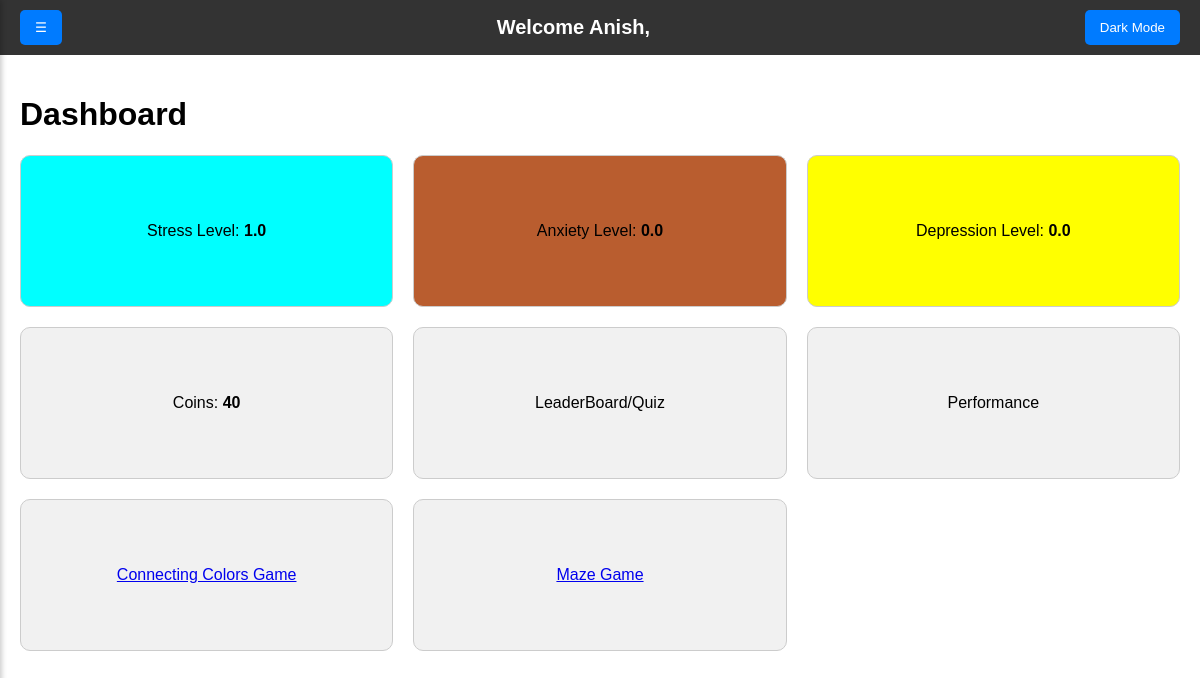
Screenshot of /dashboard/ (signed in) with the database file from the repository.
### users/models.py (models this page shows)
class Profile(models.Model):
    user = models.OneToOneField(User, on_delete=models.CASCADE)
    coins = models.IntegerField(default=0)
    stress_level = models.FloatField(default=0.0)
    anxiety_level = models.FloatField(default=0.0)
    depression_level = models.FloatField(default=0.0)

### users/views.py (the view)
# urls.py: path("dashboard/", views.dashboard_view, name="dashboard"),
@login_required
def dashboard_view(request):
    try:
        profile = Profile.objects.get(user=request.user)  # Access the Profile object
    except Profile.DoesNotExist:
        profile = None  # Handle case where profile does not exist
    return render(request, "users/dashboard.html", {
        "Profile": profile
    })

### users/templates/users/dashboard.html (shortened to what this page needs)
<!DOCTYPE html>
<html lang="en">
<head>
  {% load static %}
</head>
<body>
  <nav class="navbar">
    <div class="navbar-left">
      <button id="toggle-btn" class="toggle-btn">☰</button>
    </div>
    <div class="navbar-center">
      Welcome Anish,
    </div>
    <div class="navbar-right">
      <button id="theme-toggle" class="toggle-btn">Dark Mode</button>
    </div>
  </nav>
  <div id="content" class="content">
    <h1>Dashboard</h1>
    <div class="dashboard">
      <div class="row-box" style="background-color: aqua;">
        <p>Stress Level: <strong>{{ Profile.stress_level }}</strong></p>
      </div>
      <div class="row-box" style="background-color: rgb(185, 93, 47);">
        <p>Anxiety Level: <strong>{{ Profile.anxiety_level }}</strong></p>
      </div>
      <div class="row-box" style="background-color: yellow;">
        <p>Depression Level: <strong>{{ Profile.depression_level }}</strong></p>
      </div>
      <div class="row-box">
        <p>Coins: <strong>{{ Profile.coins }}</strong></p>
      </div>
      <div class="row-box">LeaderBoard/Quiz</div>
      <div class="row-box">Performance</div>
      <div class="row-box"><a href="/game1"> Connecting Colors Game</a></div>
      <div class="row-box"><a href="/game2"> Maze Game</a></div>
    </div>
  </div>
</body>
</html>

### users/templates/users/dashboard.html (style rules this page uses)
:root { --bg-color: #fff; --text-color: #000; --navbar-color: #333; --navbar-text-color: #fff; --row-box-bg: #f1f1f1; --row-box-border: #ccc; }
body { margin: 0; font-family: Arial, sans-serif; background-color: var(--bg-color); color: var(--text-color); transition: background-color 0.3s ease, color 0.3s ease; }
.navbar { background-color: var(--navbar-color); color: var(--navbar-text-color); padding: 10px 20px; display: flex; justify-content: space-between; align-items: center; }
.navbar .navbar-left, .navbar .navbar-right { display: flex; align-items: center; }
.navbar .navbar-center { font-size: 20px; font-weight: bold; }
.toggle-btn { background-color: #007bff; color: white; border: none; padding: 10px 15px; border-radius: 5px; cursor: pointer; z-index: 1000; }
.content { padding: 20px; margin-left: 0; transition: margin-left 0.3s ease; }
.dashboard { display: grid; grid-template-columns: repeat(3, 1fr); gap: 20px; }
.dashboard .row-box { height: 150px; background-color: var(--row-box-bg); display: flex; justify-content: center; align-items: center; border: 1px solid var(--row-box-border); border-radius: 10px; transition: transform 0.3s ease, box-shadow 0.3s ease; position: relative; cursor: pointer; }

### rows the page displays
Profile: stress_level "1.0", anxiety_level "0.0", depression_level "0.0", coins "40"
